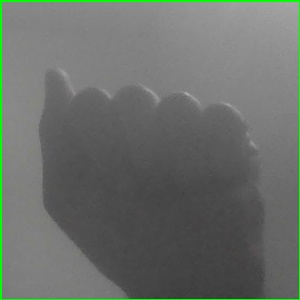
#> input picture dataset/A/0.jpg, 300 x 300 px
$ python test_preprocessing.py
#> lines starting #> are read from the running program, lines starting #| are printed output that depends on the picture
import cv2

img = cv2.imread("dataset/A/0.jpg")
#> img is the input picture: shape (300, 300, 3); mean B, G, R 105.5, 110.7, 105.6

print("Original Shape:", img.shape)
#| Original Shape: (300, 300, 3)

img = cv2.resize(img, (64, 64))
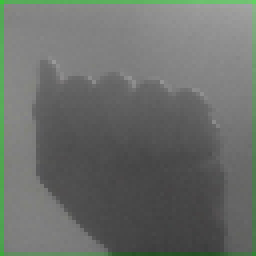
#> img: shape (64, 64, 3) (shown 4 times larger); mean B, G, R 105.7, 109.7, 105.8

print("Resized Shape:", img.shape)
#| Resized Shape: (64, 64, 3)

cv2.imshow("Resized Image", img)

cv2.waitKey(0)
cv2.destroyAllWindows()

$ run again, with dataset/A/1.jpg copied over dataset/A/0.jpg
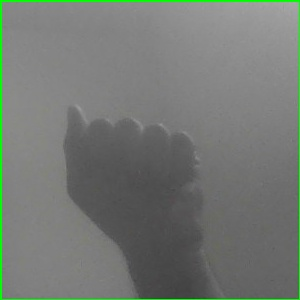
#> input picture dataset/A/1.jpg, 300 x 300 px
#> img is the input picture: shape (300, 300, 3); mean B, G, R 115.4, 120.9, 115.8
#| Original Shape: (300, 300, 3)
#> `img = cv2.resize(img, (64, 64))`:
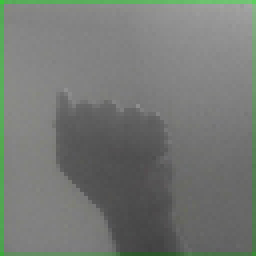
#> img: shape (64, 64, 3) (shown 4 times larger); mean B, G, R 115.6, 119.9, 116
#| Resized Shape: (64, 64, 3)

$ run again, with dataset/A/10.jpg copied over dataset/A/0.jpg
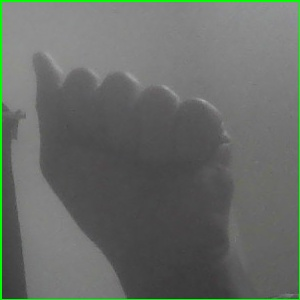
#> input picture dataset/A/10.jpg, 300 x 300 px
#> img is the input picture: shape (300, 300, 3); mean B, G, R 102.7, 108.1, 103
#| Original Shape: (300, 300, 3)
#> `img = cv2.resize(img, (64, 64))`:
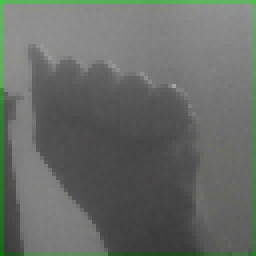
#> img: shape (64, 64, 3) (shown 4 times larger); mean B, G, R 102.7, 106.9, 103
#| Resized Shape: (64, 64, 3)
